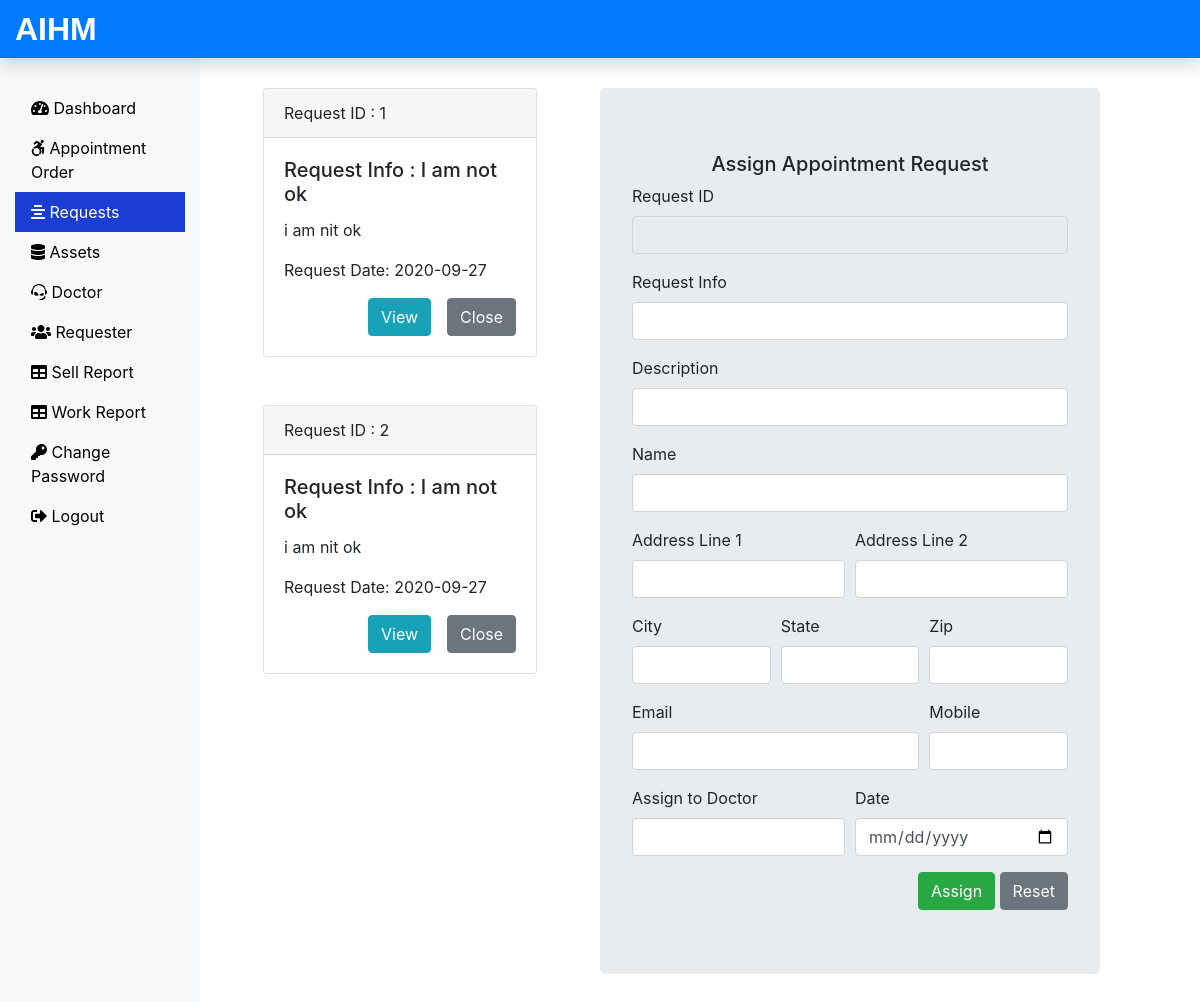
/AIHM/Admin/request.php (signed in), run on the app's committed database.
### tables this page shows
CREATE TABLE `submitrequest_tb` (
  `request_id` int(11) NOT NULL,
  `request_info` text NOT NULL,
  `request_desc` text NOT NULL,
  `requester_name` varchar(60) NOT NULL,
  `requester_add1` text NOT NULL,
  `requester_add2` text NOT NULL,
  `requester_city` varchar(60) NOT NULL,
  `requester_state` varchar(60) NOT NULL,
  `requester_zip` int(11) NOT NULL,
  `requester_email` varchar(60) NOT NULL,
  `requester_mobile` bigint(20) NOT NULL,
  `request_date` date NOT NULL
);

### AIHM/Admin/request.php (the view, shortened to what this page needs)
<?php
include('includes/header.php');
include('../dbConnection.php');
?>
<div class="col-sm-4 mb-5">
  <?php
 $sql = "SELECT request_id, request_info, request_desc, request_date FROM submitrequest_tb";
 $result = $conn->query($sql);
 if($result->num_rows > 0){
  while($row = $result->fetch_assoc()){
   echo '<div class="card mt-5 mx-5">';
   echo '<div class="card-header">';
   echo 'Request ID : '. $row['request_id'];
   echo '</div>';
   echo '<div class="card-body">';
   echo '<h5 class="card-title">Request Info : ' . $row['request_info'] . '</h5>';
   echo '<p class="card-text">' . $row['request_desc'] . '</p>';
   echo '<p class="card-text">Request Date: ' . $row['request_date'] . '</p>';
   echo '<div class="float-right">';
   echo '<form action="" method="POST"> <input type="hidden" name="id" value='. $row["request_id"] .'><input type="submit" class="btn btn-info mr-3" name="view" value="View"><input type="submit" class="btn btn-secondary" name="close" value="Close"></form>';
   echo '</div>' ;
   echo '</div>' ;
   echo'</div>';
  }
 }
 ?>
</div>
<?php
  include('assigndoctorform.php');
  include('includes/footer.php');
?>

### data on the page
submitrequest_tb: request_id "1", request_info "I am not ok", request_desc "i am nit ok", request_date "2020-09-27"
submitrequest_tb: request_id "2", request_info "I am not ok", request_desc "i am nit ok", request_date "2020-09-27"
